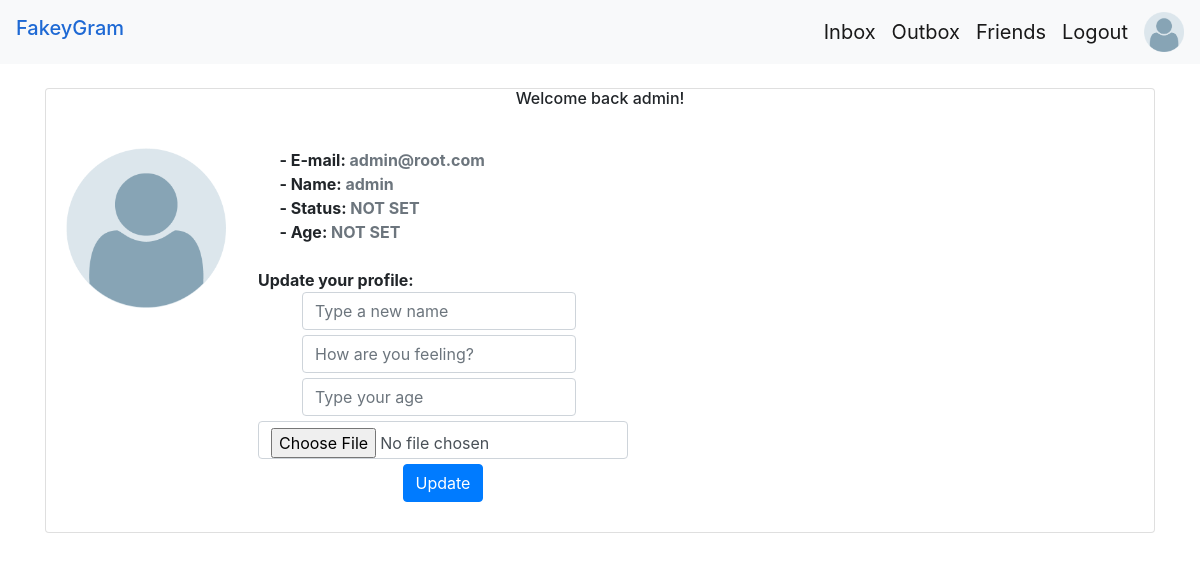
Page /profile.php?user=admin@root.com (signed in) on the committed database.
### tables this page shows
CREATE TABLE `users` (
  `id` int(100) NOT NULL,
  `email` varchar(255) NOT NULL,
  `name` varchar(255) NOT NULL,
  `password` varchar(255) NOT NULL,
  `pfp` varchar(255) DEFAULT 'default.png',
  `status` varchar(255) DEFAULT 'NOT SET',
  `age` varchar(255) DEFAULT 'NOT SET'
);

### profile.php (the view, shortened to what this page needs)
<?php
    include('scripts/db.php');
    if(isset($_SESSION['email'])) {
        $email = $_SESSION['email'];
    } else {
      header('Location: ./index.php?message=Please login first');
    }
    $user = $_GET['user'];
?>
<!DOCTYPE html>
<html>
<head>
    <link rel="stylesheet" href="extra/css/snackbar.css">
    <link rel="stylesheet" href="https://stackpath.bootstrapcdn.com/bootstrap/4.5.2/css/bootstrap.min.css">
</head>
<body onLoad = "myFunction()">
        <nav class="navbar navbar-expand-lg navbar-light bg-light">
  <h4 style="color :#1e69d4;" class="navbar-brand">FakeyGram</h4>
  <div class="collapse navbar-collapse" id="navbarSupportedContent">
    <ul class="navbar-nav ml-auto">
      <li class="nav-item active">
        <a class="navbar-brand" href="./chats.php">Inbox </a>
      </li>
      <li class="nav-item active">
        <a class="navbar-brand" href="./outbox.php">Outbox </a>
      </li>
      <li class="nav-item active">
        <a class="navbar-brand" href="./friends.php">Friends</a>
      </li>
      <li class="nav-item">
        <a class="navbar-brand" href="./logout.php">Logout</a>
      </li>
      <?php
        $getUser = "SELECT * FROM users WHERE email = '$email'";
        $getUserStatus = mysqli_query($conn,$getUser) or die(mysqli_error($conn));
        $getUserRow = mysqli_fetch_assoc($getUserStatus);
      ?>
      <li class = "nav-item">
        <a href="profile.php?user=<?=$email?>">
          <img src="./pfp/<?=$getUserRow['pfp']?>" alt="Profile image" width = "40" class = "dropdown"/>
        </a>
      </li>
  </div>
</nav>
<div class="container mt-4">
      <?php
        $getProfile = "SELECT * FROM users WHERE email = '$user'";
        $getProfileStatus = mysqli_query($conn,$getProfile) or die(mysqli_error($conn));
        $getProfileRow = mysqli_fetch_assoc($getProfileStatus);
      ?>
        <div class="card">
            <div class="card-title text-center">
                <h6> Welcome back <?=$getUserRow['name']?>!</h6>
            </div>
                <div class="card-body">
                    <img src="./pfp/<?=$getProfileRow['pfp']?>" alt="Profile image" width = "160" height="160" style="float: left;"/>
                    <div style="display: inline-block; position:relative;left:5% ">
                        <strong>- E-mail: <span class="text-muted"><?=$user?></span></strong>
                        <strong><br/>- Name: <span class="text-muted"><?=$getProfileRow['name']?></span></strong>
                        <strong><br/>- Status: <span class="text-muted"><?=$getProfileRow['status']?></span></strong>
                        <strong><br/>- Age: <span class="text-muted"><?=$getProfileRow['age']?></span></strong>
                     </div>
                     <?php
                          if($email == $user) {
                     ?>
                    <strong style="position:relative; left:2em;"><br/><br/> Update your profile: <br</strong>
                    <form style="display:flex; flex-direction:column; align-content:flex-start;" class="form-inline customize"method = "POST" action = "./scripts/changeProfile.php"  enctype = "multipart/form-data">
                        <input class="form-control mr-sm-2" type="text" name = "newName" placeholder="Type a new name" autocomplete="off">
                        <input class="form-control mr-sm-2" type="text" name = "status" placeholder="How are you feeling?" autocomplete="off">
                        <input class="form-control mr-sm-2" type="text" name="age" placeholder="Type your age" autocomplete="off">
                        <input type="file" class="form-control" id="pfp" name = "pfp" />
                        <button class="btn btn-primary" type="submit" id="submit">Update</button>
                    </form>
                <?php
                }
                ?>
            </div>
        </div>
</body>
</html>

### profile.php (style rules this page uses)
form,input, button { margin-bottom: 5px; }

### rows in the picture
users: pfp (placeholder picture), name "admin", status "NOT SET", age "NOT SET"

### other values in the picture
$user "admin@root.com"
